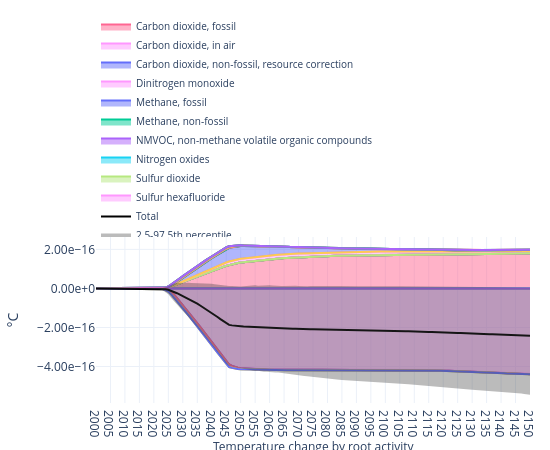

Notebook code for this chart:
### Code cell
plot_temp(
    trails,
    by="flow",
    title="Temperature change by root activity",
    method_label="°C",
    year_range=(2000, 2150),
    legend_top_n=10,
    flow_groupby_name=True,
    
)

### Figure 1 — Plotly figure (JSON) as saved in the notebook; plotly's stock layout.template omitted (floating-point values rounded to 4 significant figures; data arrays with more than 128 entries replaced by an {"elided": "..."} marker saying what was removed)
{"data": [{"hoverinfo": "skip", "legendgroup": "root::1,1,1,2-Tetrafluoroethane", "meta": "1,1,1,2-Tetrafluoroethane", "mode": "lines", "name": "1,1,1,2-Tetrafluoroethane", "showlegend": false, "stackgroup": "positive", "type": "scatter", "x": {"elided": "151 int values"}, "y": {"elided": "151 float values"}}, {"hoverinfo": "skip", "legendgroup": "root::1,1,2-Trichloro-1,2,2-trifluoroethane", "meta": "1,1,2-Trichloro-1,2,2-trifluoroethane", "mode": "lines", "name": "1,1,2-Trichloro-1,2,2-trifluoroethane", "showlegend": false, "stackgroup": "positive", "type": "scatter", "x": {"elided": "151 int values"}, "y": {"elided": "151 float values"}}, {"hoverinfo": "skip", "legendgroup": "root::1,1-Difluoroethane", "meta": "1,1-Difluoroethane", "mode": "lines", "name": "1,1-Difluoroethane", "showlegend": false, "stackgroup": "positive", "type": "scatter", "x": {"elided": "151 int values"}, "y": {"elided": "151 float values"}}, {"hoverinfo": "skip", "legendgroup": "root::Ammonia", "meta": "Ammonia", "mode": "lines", "name": "Ammonia", "showlegend": false, "stackgroup": "negative", "type": "scatter", "x": {"elided": "151 int values"}, "y": {"elided": "151 float values"}}, {"hoverinfo": "skip", "legendgroup": "root::Bromomethane", "meta": "Bromomethane", "mode": "lines", "name": "Bromomethane", "showlegend": false, "stackgroup": "positive", "type": "scatter", "x": {"elided": "151 int values"}, "y": {"elided": "151 float values"}}, {"hoverinfo": "skip", "legendgroup": "root::Bromotrifluoromethane", "meta": "Bromotrifluoromethane", "mode": "lines", "name": "Bromotrifluoromethane", "showlegend": false, "stackgroup": "positive", "type": "scatter", "x": {"elided": "151 int values"}, "y": {"elided": "151 float values"}}, {"hovertemplate": "<b>%{meta}</b><br>Year: %{x}<br>°C: %{y:.6g}<extra></extra>", "legendgroup": "root::Carbon dioxide, fossil", "meta": "Carbon dioxide, fossil", "mode": "lines", "name": "Carbon dioxide, fossil", "showlegend": true, "stackgroup": "positive", "type": "scatter", "x": {"elided": "151 int values"}, "y": {"elided": "151 float values"}}, {"hoverinfo": "skip", "legendgroup": "root::Carbon dioxide, from soil or biomass stock", "meta": "Carbon dioxide, from soil or biomass stock", "mode": "lines", "name": "Carbon dioxide, from soil or biomass stock", "showlegend": false, "stackgroup": "positive", "type": "scatter", "x": {"elided": "151 int values"}, "y": {"elided": "151 float values"}}, {"hovertemplate": "<b>%{meta}</b><br>Year: %{x}<br>°C: %{y:.6g}<extra></extra>", "legendgroup": "root::Carbon dioxide, in air", "meta": "Carbon dioxide, in air", "mode": "lines", "name": "Carbon dioxide, in air", "showlegend": true, "stackgroup": "negative", "type": "scatter", "x": {"elided": "151 int values"}, "y": {"elided": "151 float values"}}, {"hoverinfo": "skip", "legendgroup": "root::Carbon dioxide, non-fossil", "meta": "Carbon dioxide, non-fossil", "mode": "lines", "name": "Carbon dioxide, non-fossil", "showlegend": false, "stackgroup": "positive", "type": "scatter", "x": {"elided": "151 int values"}, "y": {"elided": "151 float values"}}, {"hovertemplate": "<b>%{meta}</b><br>Year: %{x}<br>°C: %{y:.6g}<extra></extra>", "legendgroup": "root::Carbon dioxide, non-fossil, resource correction", "meta": "Carbon dioxide, non-fossil, resource<br>correction", "mode": "lines", "name": "Carbon dioxide, non-fossil, resource correction", "showlegend": true, "stackgroup": "negative", "type": "scatter", "x": {"elided": "151 int values"}, "y": {"elided": "151 float values"}}, {"hoverinfo": "skip", "legendgroup": "root::Carbon monoxide, fossil", "meta": "Carbon monoxide, fossil", "mode": "lines", "name": "Carbon monoxide, fossil", "showlegend": false, "stackgroup": "positive", "type": "scatter", "x": {"elided": "151 int values"}, "y": {"elided": "151 float values"}}, {"hoverinfo": "skip", "legendgroup": "root::Carbon monoxide, from soil or biomass stock", "meta": "Carbon monoxide, from soil or biomass stock", "mode": "lines", "name": "Carbon monoxide, from soil or biomass stock", "showlegend": false, "stackgroup": "positive", "type": "scatter", "x": {"elided": "151 int values"}, "y": {"elided": "151 float values"}}, {"hoverinfo": "skip", "legendgroup": "root::Carbon monoxide, non-fossil", "meta": "Carbon monoxide, non-fossil", "mode": "lines", "name": "Carbon monoxide, non-fossil", "showlegend": false, "stackgroup": "positive", "type": "scatter", "x": {"elided": "151 int values"}, "y": {"elided": "151 float values"}}, {"hoverinfo": "skip", "legendgroup": "root::Chlorodifluoromethane", "meta": "Chlorodifluoromethane", "mode": "lines", "name": "Chlorodifluoromethane", "showlegend": false, "stackgroup": "positive", "type": "scatter", "x": {"elided": "151 int values"}, "y": {"elided": "151 float values"}}, {"hoverinfo": "skip", "legendgroup": "root::Dichlorodifluoromethane", "meta": "Dichlorodifluoromethane", "mode": "lines", "name": "Dichlorodifluoromethane", "showlegend": false, "stackgroup": "positive", "type": "scatter", "x": {"elided": "151 int values"}, "y": {"elided": "151 float values"}}, {"hoverinfo": "skip", "legendgroup": "root::Dichloromethane", "meta": "Dichloromethane", "mode": "lines", "name": "Dichloromethane", "showlegend": false, "stackgroup": "positive", "type": "scatter", "x": {"elided": "151 int values"}, "y": {"elided": "151 float values"}}, {"hoverinfo": "skip", "legendgroup": "root::Difluoromethane", "meta": "Difluoromethane", "mode": "lines", "name": "Difluoromethane", "showlegend": false, "stackgroup": "positive", "type": "scatter", "x": {"elided": "151 int values"}, "y": {"elided": "151 float values"}}, {"hovertemplate": "<b>%{meta}</b><br>Year: %{x}<br>°C: %{y:.6g}<extra></extra>", "legendgroup": "root::Dinitrogen monoxide", "meta": "Dinitrogen monoxide", "mode": "lines", "name": "Dinitrogen monoxide", "showlegend": true, "stackgroup": "positive", "type": "scatter", "x": {"elided": "151 int values"}, "y": {"elided": "151 float values"}}, {"hoverinfo": "skip", "legendgroup": "root::Hexafluoroethane", "meta": "Hexafluoroethane", "mode": "lines", "name": "Hexafluoroethane", "showlegend": false, "stackgroup": "positive", "type": "scatter", "x": {"elided": "151 int values"}, "y": {"elided": "151 float values"}}, {"hovertemplate": "<b>%{meta}</b><br>Year: %{x}<br>°C: %{y:.6g}<extra></extra>", "legendgroup": "root::Methane, fossil", "meta": "Methane, fossil", "mode": "lines", "name": "Methane, fossil", "showlegend": true, "stackgroup": "positive", "type": "scatter", "x": {"elided": "151 int values"}, "y": {"elided": "151 float values"}}, {"hoverinfo": "skip", "legendgroup": "root::Methane, from soil or biomass stock", "meta": "Methane, from soil or biomass stock", "mode": "lines", "name": "Methane, from soil or biomass stock", "showlegend": false, "stackgroup": "positive", "type": "scatter", "x": {"elided": "151 int values"}, "y": {"elided": "151 float values"}}, {"hovertemplate": "<b>%{meta}</b><br>Year: %{x}<br>°C: %{y:.6g}<extra></extra>", "legendgroup": "root::Methane, non-fossil", "meta": "Methane, non-fossil", "mode": "lines", "name": "Methane, non-fossil", "showlegend": true, "stackgroup": "positive", "type": "scatter", "x": {"elided": "151 int values"}, "y": {"elided": "151 float values"}}, {"hovertemplate": "<b>%{meta}</b><br>Year: %{x}<br>°C: %{y:.6g}<extra></extra>", "legendgroup": "root::NMVOC, non-methane volatile organic compounds", "meta": "NMVOC, non-methane volatile organic compounds", "mode": "lines", "name": "NMVOC, non-methane volatile organic compounds", "showlegend": true, "stackgroup": "positive", "type": "scatter", "x": {"elided": "151 int values"}, "y": {"elided": "151 float values"}}, {"hoverinfo": "skip", "legendgroup": "root::Nitric oxide", "meta": "Nitric oxide", "mode": "lines", "name": "Nitric oxide", "showlegend": false, "stackgroup": "positive", "type": "scatter", "x": {"elided": "151 int values"}, "y": {"elided": "151 float values"}}, {"hovertemplate": "<b>%{meta}</b><br>Year: %{x}<br>°C: %{y:.6g}<extra></extra>", "legendgroup": "root::Nitrogen oxides", "meta": "Nitrogen oxides", "mode": "lines", "name": "Nitrogen oxides", "showlegend": true, "stackgroup": "positive", "type": "scatter", "x": {"elided": "151 int values"}, "y": {"elided": "151 float values"}}, {"hoverinfo": "skip", "legendgroup": "root::Sulfur", "meta": "Sulfur", "mode": "lines", "name": "Sulfur", "showlegend": false, "stackgroup": "negative", "type": "scatter", "x": {"elided": "151 int values"}, "y": {"elided": "151 float values"}}, {"hovertemplate": "<b>%{meta}</b><br>Year: %{x}<br>°C: %{y:.6g}<extra></extra>", "legendgroup": "root::Sulfur dioxide", "meta": "Sulfur dioxide", "mode": "lines", "name": "Sulfur dioxide", "showlegend": true, "stackgroup": "negative", "type": "scatter", "x": {"elided": "151 int values"}, "y": {"elided": "151 float values"}}, {"hovertemplate": "<b>%{meta}</b><br>Year: %{x}<br>°C: %{y:.6g}<extra></extra>", "legendgroup": "root::Sulfur hexafluoride", "meta": "Sulfur hexafluoride", "mode": "lines", "name": "Sulfur hexafluoride", "showlegend": true, "stackgroup": "positive", "type": "scatter", "x": {"elided": "151 int values"}, "y": {"elided": "151 float values"}}, {"hoverinfo": "skip", "legendgroup": "root::Sulfur oxides", "meta": "Sulfur oxides", "mode": "lines", "name": "Sulfur oxides", "showlegend": false, "stackgroup": "negative", "type": "scatter", "x": {"elided": "151 int values"}, "y": {"elided": "151 float values"}}, {"hoverinfo": "skip", "legendgroup": "root::Sulfur trioxide", "meta": "Sulfur trioxide", "mode": "lines", "name": "Sulfur trioxide", "showlegend": false, "stackgroup": "negative", "type": "scatter", "x": {"elided": "151 int values"}, "y": {"elided": "151 float values"}}, {"hoverinfo": "skip", "legendgroup": "root::Tetrafluoromethane", "meta": "Tetrafluoromethane", "mode": "lines", "name": "Tetrafluoromethane", "showlegend": false, "stackgroup": "positive", "type": "scatter", "x": {"elided": "151 int values"}, "y": {"elided": "151 float values"}}, {"hoverinfo": "skip", "legendgroup": "root::Trifluoromethane", "meta": "Trifluoromethane", "mode": "lines", "name": "Trifluoromethane", "showlegend": false, "stackgroup": "positive", "type": "scatter", "x": {"elided": "151 int values"}, "y": {"elided": "151 float values"}}, {"hoverinfo": "skip", "legendgroup": "root::VOC, volatile organic compounds", "meta": "VOC, volatile organic compounds", "mode": "lines", "name": "VOC, volatile organic compounds", "showlegend": false, "stackgroup": "positive", "type": "scatter", "x": {"elided": "151 int values"}, "y": {"elided": "151 float values"}}, {"hovertemplate": "<b>Total</b><br>Year: %{x}<br>Total temperature change: %{y:.6g}<extra></extra>", "line": {"color": "black", "width": 2}, "mode": "lines", "name": "Total", "showlegend": true, "type": "scatter", "x": {"elided": "151 int values"}, "y": {"elided": "151 float values"}, "yaxis": "y"}, {"hoverinfo": "skip", "line": {"width": 0}, "mode": "lines", "showlegend": false, "type": "scatter", "x": {"elided": "151 int values"}, "y": {"elided": "151 float values"}, "yaxis": "y"}, {"fill": "tonexty", "fillcolor": "rgba(60,60,60,0.35)", "line": {"width": 0}, "mode": "lines", "name": "2.5-97.5th percentile", "type": "scatter", "x": {"elided": "151 int values"}, "y": {"elided": "151 float values"}, "yaxis": "y"}], "layout": {"annotations": [{"showarrow": false, "text": "Temperature change by root activity", "x": 0.5, "xanchor": "center", "xref": "paper", "y": -0.2, "yanchor": "top", "yref": "paper"}], "height": 450, "hoverlabel": {"align": "left", "font": {"size": 11}}, "hovermode": "x unified", "legend": {"entrywidth": 260, "entrywidthmode": "pixels", "font": {"size": 10}, "groupclick": "togglegroup", "orientation": "h", "tracegroupgap": 0, "x": 0, "xanchor": "left", "y": 1, "yanchor": "bottom"}, "margin": {"b": 40, "l": 60, "r": 20, "t": 155}, "title": {"text": "", "x": 0.5, "xanchor": "center"}, "width": 550, "xaxis": {"dtick": 5, "range": [2000, 2150], "showgrid": true, "tick0": 2000, "tickmode": "linear"}, "yaxis": {"showgrid": true, "tickformat": ".2e", "title": {"text": "°C"}, "type": "linear"}}}
